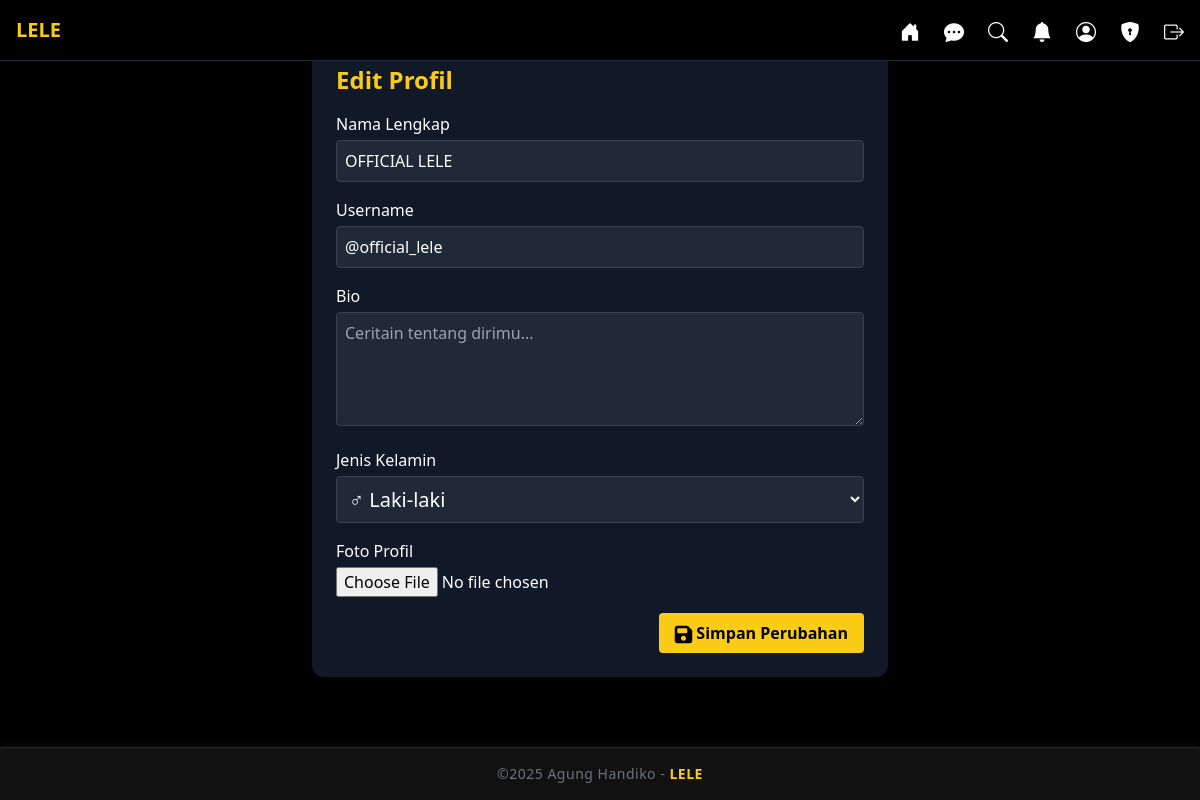
Screenshot of /edit_profile (signed in) with the database file from the repository.
### app/models.py (models this page shows, shortened)
class User(UserMixin, db.Model):
    id = db.Column(db.Integer, primary_key=True)
    name = db.Column(db.String(100), nullable=False, server_default="Pengguna")
    username = db.Column(db.String(64), unique=True)
    email = db.Column(db.String(120), unique=True)
    password = db.Column(db.String(128))
    role = db.Column(db.String(20), default="user")
    bio = db.Column(db.String(255), default="")
    gender = db.Column(db.String(10), default="unspecified")
    birthdate = db.Column(db.String(20), default="")
    photo = db.Column(db.String(255), default="default.jpg")
    is_verified = db.Column(db.Boolean, default=False)
    otp_code = db.Column(db.String(6))
    otp_expiry = db.Column(db.DateTime)
    posts = db.relationship("Post", backref="user", lazy=True)
    sent_messages = db.relationship(
        "ChatMessage",
        foreign_keys="ChatMessage.sender_id",
        backref="sender",
        lazy=True
    )
    received_messages = db.relationship(
        "ChatMessage",
        foreign_keys="ChatMessage.receiver_id",
        backref="receiver",
        lazy=True
    )
    followed = db.relationship(
        'User',
        secondary=followers,
        primaryjoin=(followers.c.follower_id == id),
        secondaryjoin=(followers.c.followed_id == id),
        backref=db.backref('followers', lazy='dynamic'),
        lazy='dynamic'
    )

### app/routes.py (the view, shortened to what this page needs)
@main.route("/edit_profile", methods=["GET", "POST"])
def edit_profile():
    if "user_id" not in session:
        return redirect(url_for("main.login"))
    user = User.query.get(session["user_id"])
    return render_template("edit_profile.html", user=user)

### app/templates/edit_profile.html (shortened to what this page needs)
{% extends "base.html" %}
{% block content %}
<div class="max-w-xl mx-auto mt-6 p-6 bg-gray-900 rounded-xl shadow-lg">
  <h2 class="text-2xl font-bold mb-4 text-yellow-400">Edit Profil</h2>
  <form action="{{ url_for('main.edit_profile') }}" method="POST" enctype="multipart/form-data" class="space-y-4">
    <div>
      <label class="block mb-1 text-white">Nama Lengkap</label>
      <input type="text" name="name" value="{{ user.name }}" required
             class="w-full p-2 rounded bg-gray-800 border border-gray-700 text-white"
             placeholder="Nama kamu...">
    </div>
    <div>
      <label class="block mb-1 text-white">Username</label>
      <input type="text" name="username" value="{{ user.username }}" required
             class="w-full p-2 rounded bg-gray-800 border border-gray-700 text-white"
             placeholder="@username">
    </div>
    <div>
      <label class="block mb-1 text-white">Bio</label>
      <textarea name="bio" rows="4"
                class="w-full p-2 rounded bg-gray-800 border border-gray-700 text-white"
                placeholder="Ceritain tentang dirimu...">{{ user.bio }}</textarea>
    </div>
    <div>
      <label class="block mb-1 text-white">Jenis Kelamin</label>
      <select name="gender"
              class="w-full p-2 rounded bg-gray-800 border border-gray-700 text-white text-xl">
        <option value="male" {% if user.gender == 'male' %}selected{% endif %}>♂ Laki-laki</option>
      </select>
    </div>
    <div>
      <label class="block mb-1 text-white">Foto Profil</label>
      <input type="file" name="photo"
             class="w-full text-white">
    </div>
    <div class="text-right">
      <button type="submit"
              class="bg-yellow-400 text-black px-4 py-2 rounded hover:bg-yellow-500 font-semibold">
        <i class="fas fa-save"></i> Simpan Perubahan
      </button>
    </div>
  </form>
</div>
{% endblock %}

### app/static/css/style.css (style rules this page uses)
body { font-family: 'Segoe UI', Tahoma, Geneva, Verdana, sans-serif; background-color: #000; color: #fff; scroll-behavior: smooth; }
button { transition: background-color 0.2s ease, transform 0.2s ease; }
button i, a i { font-size: 1.25rem; line-height: 1; vertical-align: middle; transition: color 0.2s ease, transform 0.2s ease; }

### rows the page displays
User: name "OFFICIAL LELE", username "@official_lele", gender "♂ Laki-laki"
